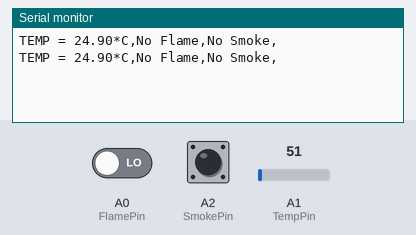
The sketch below on a simulated Arduino Uno, built with avr-gcc and run on an emulated ATmega328P. Parts: the last lines printed to the serial monitor. The inputs (shaded band) are chosen by the test bench; at power-on: A0 (FlamePin) LOW, A2 (SmokePin) LOW, A1 (TempPin) = 51.

Above: at 1.8 s.
1.9 s: A0 (FlamePin) driven HIGH
At 2.8 s:
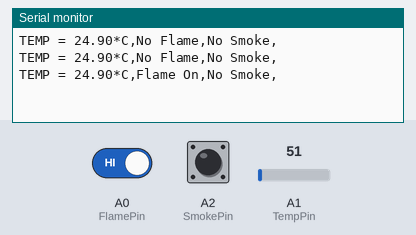
4.5 s: A2 (SmokePin) pulled HIGH for 1.2 s
At 5.3 s:
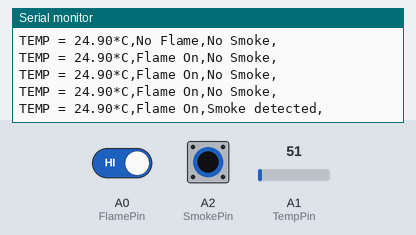
7.2 s: A1 (TempPin) set to 61
At 8.5 s:
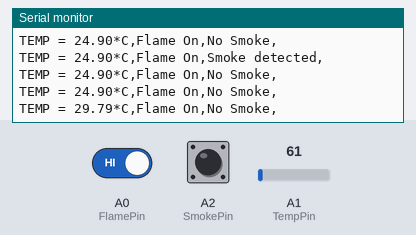
8.7 s: A1 (TempPin) set to 71
At 9.7 s:
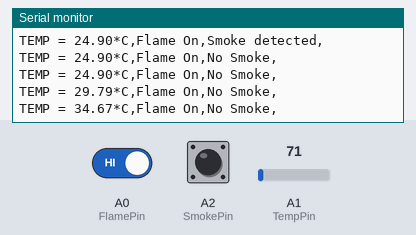
10.2 s: A0 (FlamePin) driven LOW
At 11.5 s:
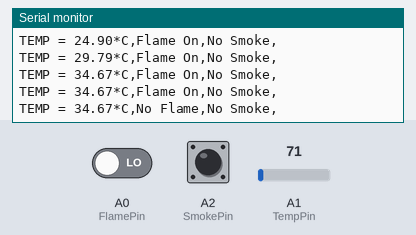
11.7 s: A2 (SmokePin) pulled HIGH for 1.2 s
At 12.8 s:
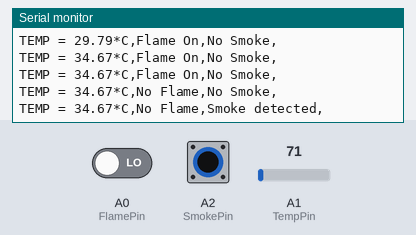
Timing chart, 0 to 14.7 s (numbered marks = the images above; inputs shaded):
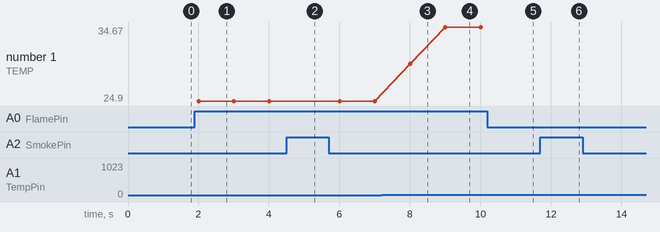

The sketch:

SENSOR.ino
```cpp
#define FlamePin A0
#define TempPin A1
#define SmokePin A2

int FlameValue;
int TempValue;
int SmokeValue;
const int sensorMin = 0;     // sensor minimum
const int sensorMax = 1024;  // sensor maximum

void setup()
{
  Serial.begin(9600);
}

void loop()
{
  int FlameValue = digitalRead(FlamePin);
  int TempValue = analogRead(TempPin);
  int SmokeValue = digitalRead(SmokePin);
  float TempCel = ( TempValue/1024.0)*500;
  Serial.print("TEMP = ");
  Serial.print(TempCel);
  Serial.print("*C,");

  if(FlameValue==HIGH)
  {
    Serial.print("Flame On,");
  }
  else
  {
    Serial.print("No Flame,");
  }

  if(SmokeValue==HIGH)
  {
    Serial.print("Smoke detected,");
  }
  else
  {
    Serial.print("No Smoke,");
  }

  Serial.println();

  delay(1000);
}
```

Measured:
- after the input at 1.9 s, the serial monitor: prints a new line after 0.10 s (image 1)
- after the input at 4.5 s, the serial monitor: prints a new line after 0.50 s (image 2)
- after the input at 7.2 s, the serial monitor: prints a new line after 0.81 s (image 3)
- after the input at 8.7 s, the serial monitor: prints a new line after 0.31 s (image 4)
- after the input at 10.2 s, the serial monitor: prints a new line after 0.81 s (image 5)
- after the input at 11.7 s, the serial monitor: prints a new line after 0.31 s (image 6)
- plotted number 1: 24.9 → 29.79 after the input at 7.2 s, 29.79 → 34.67 after the input at 8.7 s
